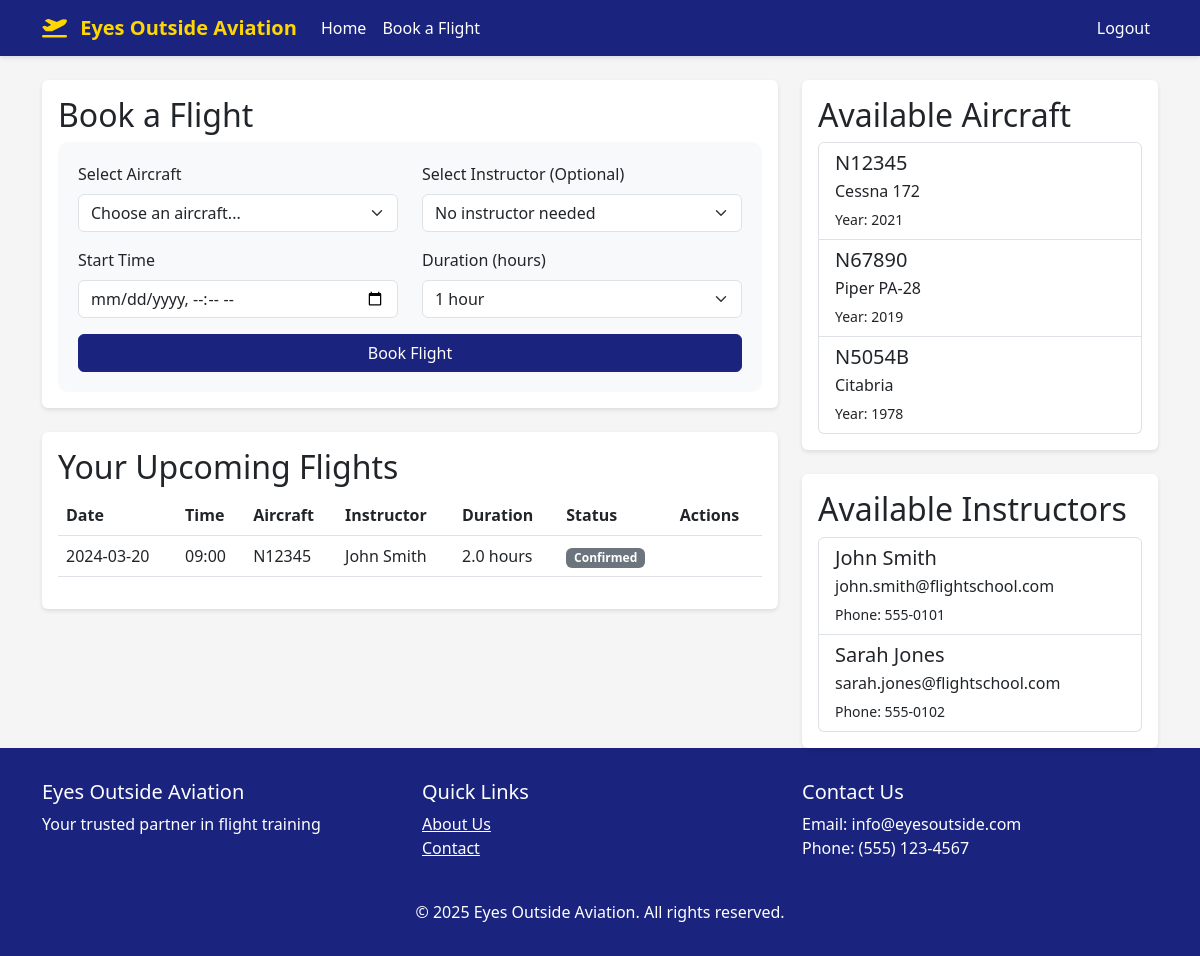
Page /booking/dashboard (signed in) on the committed database.
### app/models.py (models this page shows, shortened)
class Booking(db.Model):
    id = db.Column(db.Integer, primary_key=True)
    student_id = db.Column(db.Integer, db.ForeignKey('user.id'), nullable=False)
    instructor_id = db.Column(db.Integer, db.ForeignKey('user.id'), nullable=True)  # Optional instructor
    aircraft_id = db.Column(db.Integer, db.ForeignKey('aircraft.id'), nullable=False)
    start_time = db.Column(db.DateTime, nullable=False)
    end_time = db.Column(db.DateTime, nullable=False)
    status = db.Column(db.String(20), default='pending')  # pending, confirmed, completed, cancelled
    created_at = db.Column(db.DateTime, default=datetime.utcnow)
    updated_at = db.Column(db.DateTime, default=datetime.utcnow, onupdate=datetime.utcnow)

class Aircraft(db.Model):
    id = db.Column(db.Integer, primary_key=True)
    tail_number = db.Column(db.String(10), unique=True, nullable=False)
    make_model = db.Column(db.String(100), nullable=False)
    year = db.Column(db.Integer)
    status = db.Column(db.String(20), default='available')  # available, maintenance, retired
    created_at = db.Column(db.DateTime, default=datetime.utcnow)
    bookings = db.relationship('Booking', backref='aircraft', lazy='dynamic')

class User(UserMixin, db.Model):
    id = db.Column(db.Integer, primary_key=True)
    email = db.Column(db.String(120), unique=True, nullable=False)
    first_name = db.Column(db.String(64))
    last_name = db.Column(db.String(64))
    name = db.Column(db.String(128))  # Full name, computed from first_name and last_name
    phone = db.Column(db.String(20))
    address = db.Column(db.String(256))
    password_hash = db.Column(db.String(128))
    is_admin = db.Column(db.Boolean, default=False)
    is_instructor = db.Column(db.Boolean, default=False)
    student_id = db.Column(db.String(20), unique=True)
    certificates = db.Column(db.String(200))
    status = db.Column(db.String(20), default='active')  # active, unavailable, inactive
    created_at = db.Column(db.DateTime, default=datetime.utcnow)
    bookings_as_student = db.relationship('Booking', backref='student', lazy='dynamic',
                                        foreign_keys='Booking.student_id')
    bookings_as_instructor = db.relationship('Booking', backref='instructor', lazy='dynamic',
                                           foreign_keys='Booking.instructor_id')

### app/routes/booking.py (the view)
@bp.route('/dashboard')
@login_required
def dashboard():
    aircraft = Aircraft.query.filter_by(status='available').all()
    instructors = User.query.filter(User.certificates.isnot(None)).all()  # Get users with certificates (instructors)
    user_bookings = Booking.query.filter_by(student_id=current_user.id).order_by(Booking.start_time).all()
    return render_template('booking/dashboard.html',
                         aircraft=aircraft,
                         instructors=instructors,
                         bookings=user_bookings)

### app/__init__.py (called while the page is built)
def create_app(config_class=Config):
    app = Flask(__name__)
    app.config.from_object(config_class)
    db.init_app(app)
    login_manager.init_app(app)
    mail.init_app(app)
    migrate.init_app(app, db)
    login_manager.login_view = 'auth.login'
    login_manager.login_message = 'Please log in to access this page.'
    from app.routes import auth, admin, booking, main
    app.register_blueprint(auth.bp, url_prefix='/auth')
    app.register_blueprint(admin.bp, url_prefix='/admin')
    app.register_blueprint(booking.bp, url_prefix='/booking')
    app.register_blueprint(main.bp)
    @app.context_processor
    def utility_processor():
        return {'now': datetime.now()}
    with app.app_context():
        db.create_all()
        db.session.commit()
    return app

@login_manager.user_loader
def load_user(id):
    return User.query.get(int(id))

### app/templates/booking/dashboard.html (shortened to what this page needs)
{% extends "base.html" %}
{% block extra_css %}
<link href="https://cdn.jsdelivr.net/npm/flatpickr/dist/flatpickr.min.css" rel="stylesheet">
{% endblock %}
{% block content %}
<div class="row">
    <div class="col-md-8">
        <div class="card mb-4">
            <div class="card-body">
                <h2 class="card-title">Book a Flight</h2>
                <form method="POST" action="{{ url_for('booking.create_booking') }}" class="booking-form">
                    <div class="row">
                        <div class="col-md-6 mb-3">
                            <label for="aircraft_id" class="form-label">Select Aircraft</label>
                            <select class="form-select" id="aircraft_id" name="aircraft_id" required>
                                <option value="">Choose an aircraft...</option>
                            </select>
                        </div>
                        <div class="col-md-6 mb-3">
                            <label for="instructor_id" class="form-label">Select Instructor (Optional)</label>
                            <select class="form-select" id="instructor_id" name="instructor_id">
                                <option value="">No instructor needed</option>
                            </select>
                        </div>
                    </div>
                    <div class="row">
                        <div class="col-md-6 mb-3">
                            <label for="start_time" class="form-label">Start Time</label>
                            <input type="datetime-local" class="form-control" id="start_time" name="start_time" required>
                        </div>
                        <div class="col-md-6 mb-3">
                            <label for="duration" class="form-label">Duration (hours)</label>
                            <select class="form-select" id="duration" name="duration" required>
                                <option value="1">1 hour</option>
                            </select>
                        </div>
                    </div>
                    <div class="d-grid">
                        <button type="submit" class="btn btn-primary">Book Flight</button>
                    </div>
                </form>
            </div>
        </div>
        <div class="card">
            <div class="card-body">
                <h2 class="card-title">Your Upcoming Flights</h2>
                <div class="table-responsive">
                    <table class="table">
                        <thead>
                            <tr>
                                <th>Date</th>
                                <th>Time</th>
                                <th>Aircraft</th>
                                <th>Instructor</th>
                                <th>Duration</th>
                                <th>Status</th>
                                <th>Actions</th>
                            </tr>
                        </thead>
                        <tbody>
                            {% for booking in bookings %}
                            <tr>
                                <td>{{ booking.start_time.strftime('%Y-%m-%d') }}</td>
                                <td>{{ booking.start_time.strftime('%H:%M') }}</td>
                                <td>{{ booking.aircraft.tail_number }}</td>
                                <td>{{ booking.instructor.first_name ~ ' ' ~ booking.instructor.last_name if booking.instructor else 'Solo' }}</td>
                                <td>{{ ((booking.end_time - booking.start_time).total_seconds() / 3600)|round(1) }} hours</td>
                                <td>
                                    <span class="badge bg-{{ 'success' if booking.status == 'scheduled' else 'secondary' }}">
                                        {{ booking.status|title }}
                                    </span>
                                </td>
                                <td>
                                </td>
                            </tr>
                            {% endfor %}
                        </tbody>
                    </table>
                </div>
            </div>
        </div>
    </div>
    <div class="col-md-4">
        <div class="card">
            <div class="card-body">
                <h2 class="card-title">Available Aircraft</h2>
                <div class="list-group">
                    {% for aircraft in aircraft %}
                    <div class="list-group-item">
                        <h5 class="mb-1">{{ aircraft.tail_number }}</h5>
                        <p class="mb-1">{{ aircraft.make_model }}</p>
                        <small>Year: {{ aircraft.year }}</small>
                    </div>
                    {% endfor %}
                </div>
            </div>
        </div>
        <div class="card mt-4">
            <div class="card-body">
                <h2 class="card-title">Available Instructors</h2>
                <div class="list-group">
                    {% for instructor in instructors %}
                    <div class="list-group-item">
                        <h5 class="mb-1">{{ instructor.first_name }} {{ instructor.last_name }}</h5>
                        <p class="mb-1">{{ instructor.email }}</p>
                        <small>Phone: {{ instructor.phone }}</small>
                    </div>
                    {% endfor %}
                </div>
            </div>
        </div>
    </div>
</div>
{% endblock %}

### app/templates/base.html (style rules this page uses)
:root { --primary-color: #1a237e; --secondary-color: #0d47a1; --accent-color: #ffd700; }
body { font-family: 'Segoe UI', Tahoma, Geneva, Verdana, sans-serif; background-color: #f5f5f5; }
.btn-primary { background-color: var(--primary-color); border-color: var(--primary-color); }
.card { border: none; box-shadow: 0 2px 4px rgba(0,0,0,0.1); transition: transform 0.3s ease; }

### app/templates/booking/dashboard.html (style rules this page uses)
.booking-form { background-color: #f8f9fa; padding: 20px; border-radius: 10px; }

### rows in the picture
Booking: start_time "2024-03-20", start_time "09:00", aircraft.tail_number "N12345", instructor "John Smith", end_time+start_time "2.0", status "Confirmed"
Aircraft: tail_number "N12345", make_model "Cessna 172", year "2021"
Aircraft: tail_number "N67890", make_model "Piper PA-28", year "2019"
Aircraft: tail_number "N5054B", make_model "Citabria", year "1978"
User: first_name "John", last_name "Smith", email "john.smith@flightschool.com", phone "555-0101"
User: first_name "Sarah", last_name "Jones", email "sarah.jones@flightschool.com", phone "555-0102"
